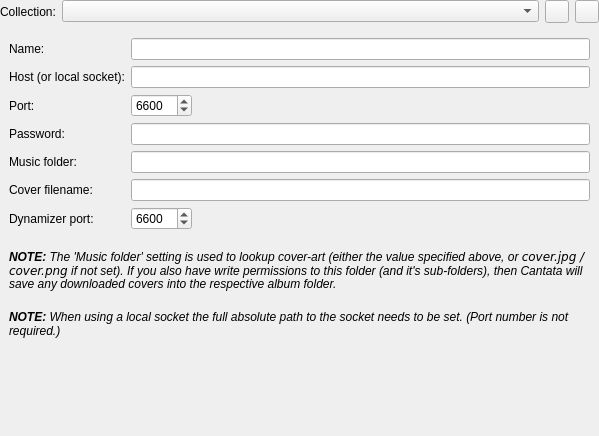
<?xml version="1.0" encoding="UTF-8"?>
<ui version="4.0">
 <class>ServerSettings</class>
 <widget class="QWidget" name="ServerSettings">
  <property name="geometry">
   <rect>
    <x>0</x>
    <y>0</y>
    <width>599</width>
    <height>436</height>
   </rect>
  </property>
  <layout class="QGridLayout" name="gridLayout_2">
   <property name="leftMargin">
    <number>0</number>
   </property>
   <property name="topMargin">
    <number>0</number>
   </property>
   <property name="rightMargin">
    <number>0</number>
   </property>
   <property name="bottomMargin">
    <number>0</number>
   </property>
   <item row="0" column="0">
    <widget class="QLabel" name="label">
     <property name="sizePolicy">
      <sizepolicy hsizetype="Maximum" vsizetype="Preferred">
       <horstretch>0</horstretch>
       <verstretch>0</verstretch>
      </sizepolicy>
     </property>
     <property name="text">
      <string>Collection:</string>
     </property>
    </widget>
   </item>
   <item row="0" column="1">
    <widget class="QComboBox" name="combo"/>
   </item>
   <item row="0" column="2">
    <widget class="QToolButton" name="addButton"/>
   </item>
   <item row="0" column="3">
    <widget class="QToolButton" name="removeButton"/>
   </item>
   <item row="1" column="0" colspan="4">
    <widget class="QStackedWidget" name="stackedWidget">
     <property name="currentIndex">
      <number>0</number>
     </property>
     <widget class="QWidget" name="page">
      <layout class="QGridLayout" name="gridLayout">
       <item row="0" column="0" colspan="2">
        <layout class="QFormLayout" name="formLayout">
         <property name="fieldGrowthPolicy">
          <enum>QFormLayout::ExpandingFieldsGrow</enum>
         </property>
         <item row="1" column="0">
          <widget class="BuddyLabel" name="hostLabel">
           <property name="text">
            <string>Host (or local socket):</string>
           </property>
           <property name="buddy">
            <cstring>host</cstring>
           </property>
          </widget>
         </item>
         <item row="1" column="1">
          <widget class="LineEdit" name="host"/>
         </item>
         <item row="2" column="0">
          <widget class="BuddyLabel" name="portLabel">
           <property name="text">
            <string>Port:</string>
           </property>
           <property name="buddy">
            <cstring>port</cstring>
           </property>
          </widget>
         </item>
         <item row="2" column="1">
          <widget class="SpinBox" name="port">
           <property name="minimum">
            <number>1</number>
           </property>
           <property name="maximum">
            <number>65535</number>
           </property>
           <property name="value">
            <number>6600</number>
           </property>
          </widget>
         </item>
         <item row="3" column="0">
          <widget class="BuddyLabel" name="passwordLabel">
           <property name="text">
            <string>Password:</string>
           </property>
           <property name="buddy">
            <cstring>password</cstring>
           </property>
          </widget>
         </item>
         <item row="3" column="1">
          <widget class="LineEdit" name="password">
           <property name="echoMode">
            <enum>QLineEdit::Password</enum>
           </property>
          </widget>
         </item>
         <item row="4" column="0">
          <widget class="BuddyLabel" name="dirLabel">
           <property name="text">
            <string>Music folder:</string>
           </property>
           <property name="buddy">
            <cstring>dir</cstring>
           </property>
          </widget>
         </item>
         <item row="4" column="1">
          <widget class="PathRequester" name="dir"/>
         </item>
         <item row="6" column="0">
          <widget class="BuddyLabel" name="dynamizerPortLabel">
           <property name="text">
            <string>Dynamizer port:</string>
           </property>
           <property name="buddy">
            <cstring>dynamizerPort</cstring>
           </property>
          </widget>
         </item>
         <item row="6" column="1">
          <widget class="SpinBox" name="dynamizerPort">
           <property name="minimum">
            <number>0</number>
           </property>
           <property name="maximum">
            <number>65535</number>
           </property>
           <property name="value">
            <number>6600</number>
           </property>
          </widget>
         </item>
         <item row="5" column="0">
          <widget class="BuddyLabel" name="coverNameLabel">
           <property name="text">
            <string>Cover filename:</string>
           </property>
           <property name="buddy">
            <cstring>coverName</cstring>
           </property>
          </widget>
         </item>
         <item row="5" column="1">
          <widget class="LineEdit" name="coverName"/>
         </item>
         <item row="0" column="0">
          <widget class="QLabel" name="label_2">
           <property name="text">
            <string>Name:</string>
           </property>
           <property name="buddy">
            <cstring>name</cstring>
           </property>
          </widget>
         </item>
         <item row="0" column="1">
          <widget class="LineEdit" name="name"/>
         </item>
        </layout>
       </item>
       <item row="1" column="0">
        <spacer name="verticalSpacer">
         <property name="orientation">
          <enum>Qt::Vertical</enum>
         </property>
         <property name="sizeType">
          <enum>QSizePolicy::Fixed</enum>
         </property>
         <property name="sizeHint" stdset="0">
          <size>
           <width>20</width>
           <height>13</height>
          </size>
         </property>
        </spacer>
       </item>
       <item row="2" column="0" colspan="2">
        <widget class="QLabel" name="musicFolderNoteLabel">
         <property name="text">
          <string>&lt;i&gt;&lt;b&gt;NOTE:&lt;/b&gt; The 'Music folder' setting is used to lookup cover-art (either the value specified above, or &lt;code&gt;cover.jpg / cover.png&lt;/code&gt; if not set). If you also have write permissions to this folder (and it's sub-folders), then Cantata will save any downloaded covers into the respective album folder.&lt;/i&gt;</string>
         </property>
         <property name="wordWrap">
          <bool>true</bool>
         </property>
        </widget>
       </item>
       <item row="3" column="0">
        <spacer name="verticalSpacer_3">
         <property name="orientation">
          <enum>Qt::Vertical</enum>
         </property>
         <property name="sizeType">
          <enum>QSizePolicy::Fixed</enum>
         </property>
         <property name="sizeHint" stdset="0">
          <size>
           <width>20</width>
           <height>13</height>
          </size>
         </property>
        </spacer>
       </item>
       <item row="4" column="0" colspan="2">
        <widget class="QLabel" name="socketNoteLabel">
         <property name="text">
          <string>&lt;i&gt;&lt;b&gt;NOTE:&lt;/b&gt; When using a local socket the full absolute path to the socket needs to be set. (Port number is not required.)&lt;/i&gt;</string>
         </property>
         <property name="wordWrap">
          <bool>true</bool>
         </property>
        </widget>
       </item>
       <item row="5" column="0">
        <spacer name="verticalSpacer_4">
         <property name="orientation">
          <enum>Qt::Vertical</enum>
         </property>
         <property name="sizeType">
          <enum>QSizePolicy::Fixed</enum>
         </property>
         <property name="sizeHint" stdset="0">
          <size>
           <width>20</width>
           <height>13</height>
          </size>
         </property>
        </spacer>
       </item>
       <item row="6" column="0" colspan="2">
        <widget class="QLabel" name="dynamizerNoteLabel">
         <property name="text">
          <string/>
         </property>
         <property name="wordWrap">
          <bool>true</bool>
         </property>
        </widget>
       </item>
       <item row="7" column="0">
        <spacer name="verticalSpacer_2">
         <property name="orientation">
          <enum>Qt::Vertical</enum>
         </property>
         <property name="sizeHint" stdset="0">
          <size>
           <width>20</width>
           <height>2</height>
          </size>
         </property>
        </spacer>
       </item>
      </layout>
     </widget>
     <widget class="QWidget" name="page_2">
      <layout class="QGridLayout" name="gridLayout_3">
       <item row="1" column="0">
        <spacer name="verticalSpacer_7">
         <property name="orientation">
          <enum>Qt::Vertical</enum>
         </property>
         <property name="sizeType">
          <enum>QSizePolicy::Fixed</enum>
         </property>
         <property name="sizeHint" stdset="0">
          <size>
           <width>20</width>
           <height>13</height>
          </size>
         </property>
        </spacer>
       </item>
       <item row="0" column="0" colspan="4">
        <layout class="QFormLayout" name="formLayout_2">
         <property name="fieldGrowthPolicy">
          <enum>QFormLayout::ExpandingFieldsGrow</enum>
         </property>
         <item row="0" column="0">
          <widget class="BuddyLabel" name="dirLabel_2">
           <property name="text">
            <string>Music folder:</string>
           </property>
           <property name="buddy">
            <cstring>dir</cstring>
           </property>
          </widget>
         </item>
         <item row="0" column="1">
          <widget class="PathRequester" name="basicDir"/>
         </item>
         <item row="1" column="0">
          <widget class="BuddyLabel" name="basicCoverNameLabel">
           <property name="text">
            <string>Cover filename:</string>
           </property>
           <property name="buddy">
            <cstring>basicCoverName</cstring>
           </property>
          </widget>
         </item>
         <item row="1" column="1">
          <widget class="LineEdit" name="basicCoverName"/>
         </item>
        </layout>
       </item>
       <item row="2" column="0" colspan="4">
        <widget class="StateLabel" name="basicMusicFolderNoteLabel">
         <property name="text">
          <string>&lt;i&gt;&lt;b&gt;NOTE:&lt;/b&gt; If you change the 'Music folder' setting, then you will need to manually update the music database. This can be performed by pressing the 'Refresh Database' button in the 'Artists' or 'Albums' views.&lt;/i&gt;</string>
         </property>
         <property name="wordWrap">
          <bool>true</bool>
         </property>
        </widget>
       </item>
       <item row="3" column="1">
        <spacer name="verticalSpacer_8">
         <property name="orientation">
          <enum>Qt::Vertical</enum>
         </property>
         <property name="sizeType">
          <enum>QSizePolicy::Fixed</enum>
         </property>
         <property name="sizeHint" stdset="0">
          <size>
           <width>20</width>
           <height>13</height>
          </size>
         </property>
        </spacer>
       </item>
       <item row="4" column="0" colspan="4">
        <widget class="QLabel" name="musicFolderNoteLabel_2">
         <property name="text">
          <string>&lt;i&gt;&lt;b&gt;NOTE:&lt;/b&gt; If no setting is specified for 'Cover filename, then Cantata will use a default of &lt;code&gt;cover&lt;/code&gt; &lt;/i&gt;</string>
         </property>
         <property name="alignment">
          <set>Qt::AlignLeading|Qt::AlignLeft|Qt::AlignTop</set>
         </property>
         <property name="wordWrap">
          <bool>true</bool>
         </property>
        </widget>
       </item>
       <item row="5" column="2">
        <spacer name="verticalSpacer_6">
         <property name="orientation">
          <enum>Qt::Vertical</enum>
         </property>
         <property name="sizeHint" stdset="0">
          <size>
           <width>20</width>
           <height>363</height>
          </size>
         </property>
        </spacer>
       </item>
      </layout>
     </widget>
    </widget>
   </item>
  </layout>
 </widget>
 <customwidgets>
  <customwidget>
   <class>BuddyLabel</class>
   <extends>QLabel</extends>
   <header>buddylabel.h</header>
  </customwidget>
  <customwidget>
   <class>StateLabel</class>
   <extends>QLabel</extends>
   <header>statelabel.h</header>
  </customwidget>
  <customwidget>
   <class>SpinBox</class>
   <extends>QSpinBox</extends>
   <header>spinbox.h</header>
  </customwidget>
  <customwidget>
   <class>LineEdit</class>
   <extends>QLineEdit</extends>
   <header>lineedit.h</header>
  </customwidget>
  <customwidget>
   <class>PathRequester</class>
   <extends>QLineEdit</extends>
   <header>pathrequester.h</header>
   <container>1</container>
  </customwidget>
 </customwidgets>
 <tabstops>
  <tabstop>combo</tabstop>
 </tabstops>
 <resources/>
 <connections/>
</ui>
